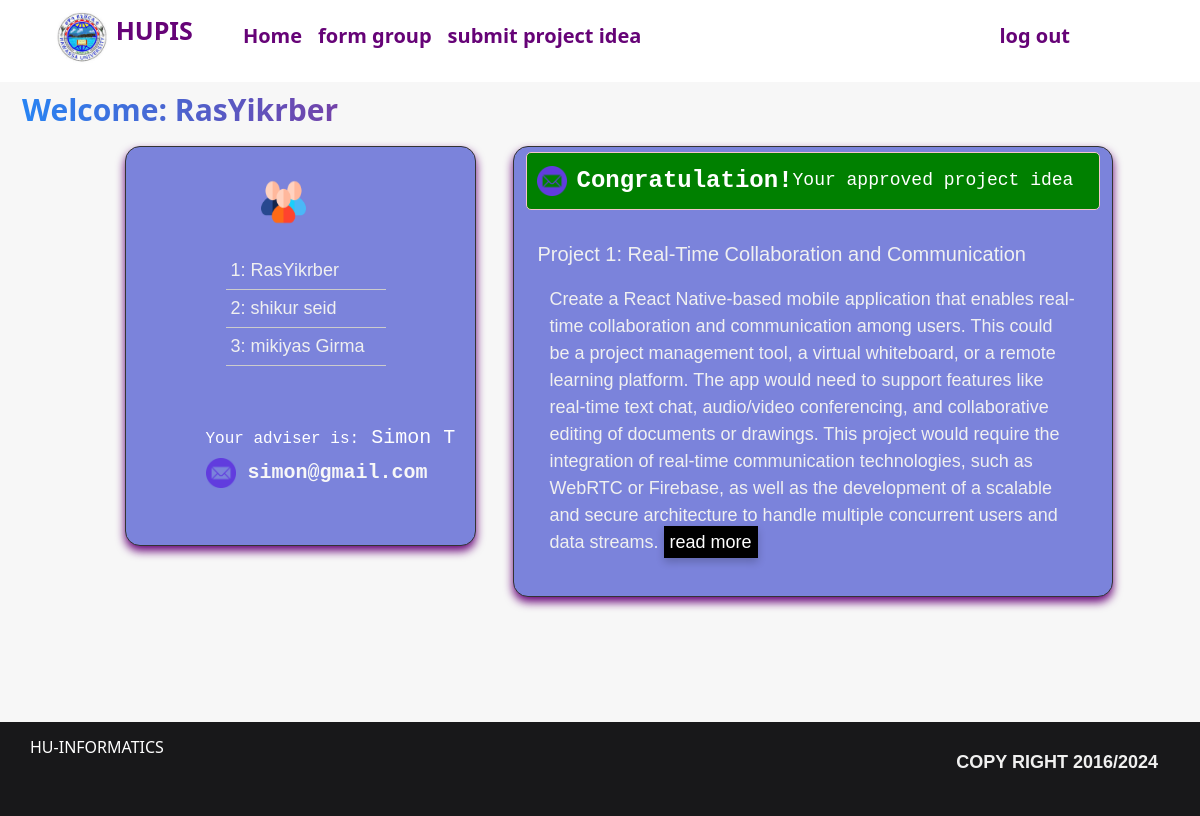
Screenshot of /home (signed in) with the database file from the repository.
### nlp/models.py (models this page shows, shortened)
class User(db.Model,UserMixin):
    id = db.Column(db.Integer, primary_key=True)
    name = db.Column(db.String(80))
    email = db.Column(db.String(80), unique=True)
    dpt = db.Column(db.String(80))
    password = db.Column(db.String(80))
    is_student = db.Column(db.Boolean, default=False)
    is_dpthead = db.Column(db.Boolean, default=False)
    is_adviser = db.Column(db.Boolean, default=False)

class Newproject(db.Model):
    id = db.Column(db.Integer, primary_key=True)
    title = db.Column(db.String(200), unique=True)
    description = db.Column(db.String(255), unique=True)
    pdpt = db.Column(db.String(50))
    group_id = db.Column(db.String(100)) # check
    adviser_name = db.Column(db.String(100),default =None)
    is_approved = db.Column(db.Boolean, default=False)
    year = db.Column(db.Integer)
    date = db.Column(db.DateTime(timezone=True), nullable=False, default=datetime.now(timezone.utc))

### nlp/student/routes.py (the view)
@student.route('/home', methods=['GET', 'POST'])
@login_required
@student_required
def home():
    currentUser = Student.query.filter_by(id=current_user.id).first()
    groupID = currentUser.group_id
    userProject = Newproject.query.filter_by(group_id=groupID).all()
    adv = []
    if len(userProject)==1:
       adv= Adviser.query.filter_by(name=userProject[0].adviser_name).first()
    else:
       print("no adviser")
    groupStud = []
    if groupID or userProject:
        groupStud = Student.query.filter_by(group_id=groupID).all()
    else:
        flash("You do not have any project available and not grouped yet", 'danger')
    return render_template('home.html', title='Home Page',
                           currentUser=currentUser,
                           groupStud=groupStud,
                           userProject=userProject,
                           adv=adv
                           )

### nlp/models.py (called while the page is built)
@login_manager.user_loader
def load_user(user_id):
    return User.query.get(int(user_id))

### nlp/student/routes.py (called while the page is built)
def student_required(f):
    @wraps(f)
    def stud_decorated_function(*args, **kwargs):
        if not current_user.is_authenticated or not current_user.is_student:
            flash('You are not authorized to access this page.', 'danger')
            return redirect(url_for('student.login'))
        return f(*args, **kwargs)
    return stud_decorated_function

### nlp/templates/home.html (shortened to what this page needs)
{% extends "base.html" %}
{% block content %}
<div class="container-fluid home-background">
    <h2 class="advname"> Welcome: {{ currentUser.name }}</h2>
    <div class="row justify-content-center dsp">
        <div class="col-md-4">
            <div class="group-box box1">
                <div class="groups">
                    <img src="../static/images/group2.png" width="100" height="60" style="margin-top:10px; padding-left: 55px; " alt="">
                {% if groupStud %}
                    <div class=" stud">
                        {% for stud in groupStud %}
                        <p class="studp">{{loop.index}}: {{stud.name}}</p>
                        {% endfor %}
                    </div>
                {% else %}
                <p>you are alone, you should make group!</p>
                {% endif %}
                </div>
            <div style="margin-top: 40px;">
                <h5 class="" style="color: white;"><span style="font-size: 16px;">Your adviser is:</span> {{ adv.name }}<h5/>
                <span><img src="../static/images/email.png" width="30" alt=""></span><a href="mailto:{{adv.email}}" class="advemail"> {{adv.email}}</a>
            </div>
            </div>
        </div>
        <div class="col-md-6 home-project box2">
           {% if userProject %}
             {% if userProject|length == 1 %}
              <div class="congra">
                <img src="../static/images/email.png" width="30" alt=""><span>Congratulation!</span><h5>Your approved project idea </h5>
              </div>
                <div class="">
                    {% for project in userProject %}
                        <div class="">
                            <div class="cardmain {% if userProject|length == 1 %}{% endif %}">
                                <h5 class="card-title">Project {{ loop.index }}: {{ project.title }}</h5>
                                <p class="">{{ project.description }} <span class="read-more">read more</span></p>
                            </div>
                        </div>
                    {% endfor %}
                </div>
            {% endif %}
            {% else %}
            <p>No projects available.</p>
            {% endif %}
        </div>
    </div>
  </div>
{% endblock %}

### nlp/static/css/styles.css (style rules this page uses)
* { position: relative; }
body { margin: 0; font-family: sans-serif; font-size: 18px; line-height: 28px; }

### nlp/static/css/aprove.css (style rules this page uses)
:root { --color-primary: #059DFF; --color-primary-rgba: rgb(5, 157, 255); --color-primary-alt: #059DFF; --color-primary-light: #059DFF; --color-primary-lightest: #059DFF; --color-secondary: #FB5343; --color-tertiary: #6549D5; --color-tertiary-alt: #6549D5; --color-pink: #E33FA1; }
.advname { margin-top: 10px; padding: 10px; font-size: 30px; width: 600px; font-weight: 600; background: linear-gradient(to right, #2586f6 , #b50968); -webkit-background-clip: text; -webkit-text-fill-color: transparent; }
.adv-cardmain, p { left: auto; padding: 12px; font-family: 'Arial', sans-serif; font-size: 18px; color: #f0f0f0; }
.home-background { height: 80vh; background-color: #f7f7f7; }
.dsp { display: flex; flex-direction: row; justify-content: center; gap: 25px; }
.group-box { height: 400px; border-radius: 15px; margin-left: 25px; transition: all ease 0.2s; border: 1px solid #333; padding-left:80px; background-color: #7b83db; font-family: 'Courier New', Courier, monospace; }
.box1 { box-shadow: 0px 5px 10px 0px #660377; }
.cardmain ,p { left: auto; padding: 12px; font-family: 'Arial', sans-serif; font-size: 18px; color: #f0f0f0; }
.read-more { line-height: 1.5; margin-top: 6px; color: white; width: 300px; box-shadow: 0px 4px 8px rgba(0, 0, 0, 0.2); border: none; cursor: pointer; padding:6px; background-color:black; }
.groups { margin-top: 15px; }
.stud { width: 200px; border-radius: 10px; padding: 20px; margin-bottom: 20px; }
.studp { font-family: 'Arial', sans-serif; font-size: 18px; color: #f0f0f0; margin: 0; padding: 5px; border-bottom: 1px solid #ccc; }
.advemail { margin-top: 0; font-weight: 600; background: linear-gradient(to right, #f7f7f7 , #f7f7f7); -webkit-background-clip: text; -webkit-text-fill-color: transparent; }
.home-project { height: auto; border-radius: 15px; transition: all ease 0.2s; border: 1px solid #333; background-color: #7b83db; font-family: 'Courier New', Courier, monospace; }
.box2 { box-shadow: 0px 5px 10px 0px #660377; }
.congra { background-color: green; border: 1px solid #f5c6cb; border-radius: 5px; padding: 10px; margin-bottom: 20px; margin-top: 5px; display: flex; align-items: center; }
.congra img { margin-right: 10px; }
.congra span { font-size: 24px; font-weight: bold; color: #ffffff; }
.congra h5 { font-size: 18px; color: #ffffff; margin: 0; }

### rows the page displays
User: name "RasYikrber"
User: name "shikur seid"
User: name "mikiyas Girma"
User: name "Simon T", email "simon@gmail.com"
Newproject: title "Real-Time Collaboration and Communication", description "Create a React Native-based mobile application that enables real-time collaboration and communication among users. This could be a project management tool, a virtual whiteboard, or a remote learning platform. The app would need to support features like real-time text chat, audio/video conferencing, and collaborative editing of documents or drawings. This project would require the integration of real-time communication technologies, such as WebRTC or Firebase, as well as the development of a scalable and secure architecture to handle multiple concurrent users and data streams."
